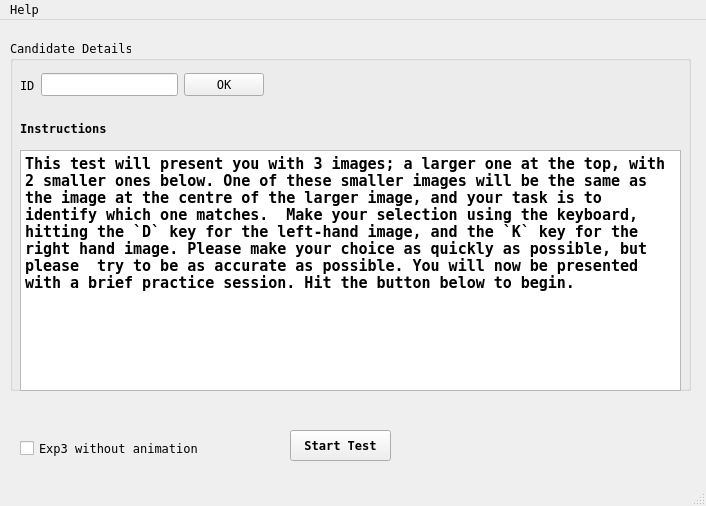
<?xml version="1.0" encoding="UTF-8"?>
<ui version="4.0">
 <class>MainWindow</class>
 <widget class="QMainWindow" name="MainWindow">
  <property name="geometry">
   <rect>
    <x>0</x>
    <y>0</y>
    <width>706</width>
    <height>506</height>
   </rect>
  </property>
  <property name="font">
   <font>
    <family>DejaVu Sans Mono</family>
   </font>
  </property>
  <property name="windowTitle">
   <string>Psychology Experiment</string>
  </property>
  <property name="windowIcon">
   <iconset resource="Stimuli.qrc">
    <normaloff>:/Resources/psychology.png</normaloff>:/Resources/psychology.png</iconset>
  </property>
  <widget class="QWidget" name="centralwidget">
   <widget class="QPushButton" name="startTestButton">
    <property name="enabled">
     <bool>true</bool>
    </property>
    <property name="geometry">
     <rect>
      <x>290</x>
      <y>410</y>
      <width>101</width>
      <height>31</height>
     </rect>
    </property>
    <property name="font">
     <font>
      <weight>75</weight>
      <bold>true</bold>
     </font>
    </property>
    <property name="focusPolicy">
     <enum>Qt::NoFocus</enum>
    </property>
    <property name="text">
     <string>Start Test</string>
    </property>
   </widget>
   <widget class="QGroupBox" name="groupBox_3">
    <property name="geometry">
     <rect>
      <x>10</x>
      <y>20</y>
      <width>681</width>
      <height>351</height>
     </rect>
    </property>
    <property name="font">
     <font>
      <family>DejaVu Sans Mono</family>
     </font>
    </property>
    <property name="title">
     <string>Candidate Details</string>
    </property>
    <widget class="QTextBrowser" name="textBrowser">
     <property name="geometry">
      <rect>
       <x>10</x>
       <y>110</y>
       <width>661</width>
       <height>241</height>
      </rect>
     </property>
     <property name="font">
      <font>
       <weight>75</weight>
       <bold>true</bold>
      </font>
     </property>
     <property name="html">
      <string>&lt;!DOCTYPE HTML PUBLIC &quot;-//W3C//DTD HTML 4.0//EN&quot; &quot;http://www.w3.org/TR/REC-html40/strict.dtd&quot;&gt;
&lt;html&gt;&lt;head&gt;&lt;meta name=&quot;qrichtext&quot; content=&quot;1&quot; /&gt;&lt;style type=&quot;text/css&quot;&gt;
p, li { white-space: pre-wrap; }
&lt;/style&gt;&lt;/head&gt;&lt;body style=&quot; font-family:'DejaVu Sans Mono'; font-size:8.25pt; font-weight:600; font-style:normal;&quot;&gt;
&lt;p style=&quot; margin-top:0px; margin-bottom:0px; margin-left:0px; margin-right:0px; -qt-block-indent:0; text-indent:0px;&quot;&gt;&lt;span style=&quot; font-family:'MS Shell Dlg 2'; font-size:11pt; color:#000000;&quot;&gt;This test will present you with 3 images; a larger one at the top, with 2 smaller ones below. One of these smaller images will be the same as the image at the centre of the larger image, and your task is to identify which one matches.  Make your selection using the keyboard, hitting the `D` key for the left-hand image, and the `K` key for the right hand image. Please make your choice as quickly as possible, but please  try to be as accurate as possible. You will now be presented with a brief practice session. Hit the button below to begin.&lt;/span&gt;&lt;/p&gt;&lt;/body&gt;&lt;/html&gt;</string>
     </property>
    </widget>
    <widget class="QLabel" name="label_4">
     <property name="geometry">
      <rect>
       <x>10</x>
       <y>80</y>
       <width>121</width>
       <height>16</height>
      </rect>
     </property>
     <property name="font">
      <font>
       <weight>75</weight>
       <bold>true</bold>
      </font>
     </property>
     <property name="text">
      <string>Instructions</string>
     </property>
    </widget>
    <widget class="QWidget" name="layoutWidget">
     <property name="geometry">
      <rect>
       <x>10</x>
       <y>30</y>
       <width>244</width>
       <height>30</height>
      </rect>
     </property>
     <layout class="QHBoxLayout" name="horizontalLayout">
      <item>
       <widget class="QLabel" name="label_3">
        <property name="text">
         <string>ID</string>
        </property>
       </widget>
      </item>
      <item>
       <widget class="QLineEdit" name="idLineEdit">
        <property name="inputMethodHints">
         <set>Qt::ImhDigitsOnly</set>
        </property>
       </widget>
      </item>
      <item>
       <widget class="QPushButton" name="idButton">
        <property name="text">
         <string>OK</string>
        </property>
       </widget>
      </item>
     </layout>
    </widget>
    <zorder>layoutWidget</zorder>
    <zorder>textBrowser</zorder>
    <zorder>label_4</zorder>
   </widget>
   <widget class="QCheckBox" name="exp3CheckBox">
    <property name="geometry">
     <rect>
      <x>20</x>
      <y>420</y>
      <width>181</width>
      <height>17</height>
     </rect>
    </property>
    <property name="text">
     <string>Exp3 without animation</string>
    </property>
   </widget>
  </widget>
  <widget class="QStatusBar" name="statusbar"/>
  <widget class="QMenuBar" name="menubar">
   <property name="geometry">
    <rect>
     <x>0</x>
     <y>0</y>
     <width>706</width>
     <height>21</height>
    </rect>
   </property>
   <widget class="QMenu" name="menuAbout">
    <property name="title">
     <string>Help</string>
    </property>
    <addaction name="actionInstructions"/>
    <addaction name="actionAbout"/>
   </widget>
   <addaction name="menuAbout"/>
  </widget>
  <action name="actionInstructions">
   <property name="text">
    <string>Instructions</string>
   </property>
  </action>
  <action name="actionAbout">
   <property name="text">
    <string>About</string>
   </property>
  </action>
 </widget>
 <resources>
  <include location="Stimuli.qrc"/>
 </resources>
 <connections/>
</ui>
